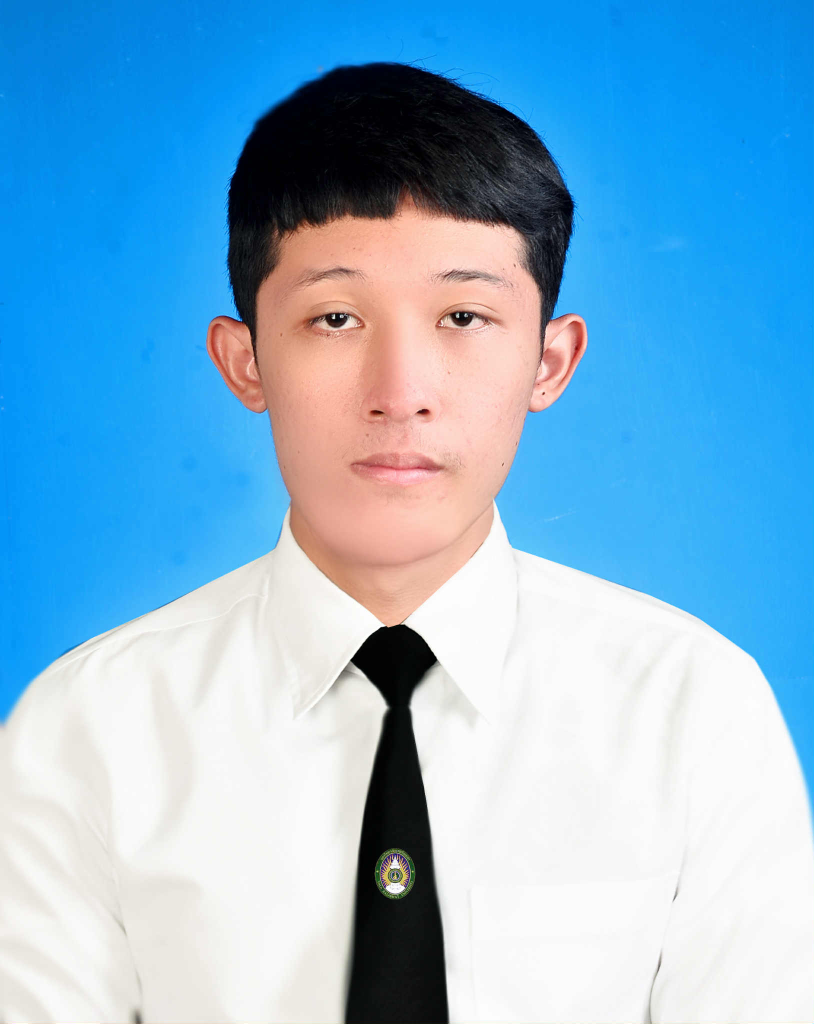
#> input picture uploads/7832e329-5e2c-4012-8c99-ca5167f992d2.jpg, 1628 x 2047 px (shown at 1/2 size)
$ python -i utils.py   (imports and definitions only)
#> lines starting #> are read from the running program, lines starting #| are printed output that depends on the picture
import cv2
import numpy as np
import os
from numpy.linalg import norm

def read_image(path):
    if not os.path.exists(path):
        return None

    data = np.fromfile(path, dtype=np.uint8)
    img = cv2.imdecode(data, cv2.IMREAD_COLOR)
    return img

def get_embedding(img):
    img = cv2.resize(img, (100, 100))
    hist = cv2.calcHist([img], [0,1,2], None, [8,8,8], [0,256]*3)
    hist = cv2.normalize(hist, hist).flatten()
    return hist

def cosine_similarity(a, b):
    return float(a @ b / (norm(a) * norm(b)))

>>> import cv2
>>> picture = cv2.imread('../uploads/7832e329-5e2c-4012-8c99-ca5167f992d2.jpg')
#> picture is the input picture: shape (2047, 1628, 3); mean B, G, R 213.3, 180, 130.9
>>> result = get_embedding(picture)
#> in get_embedding, `img = cv2.resize(img, (100, 100))`:
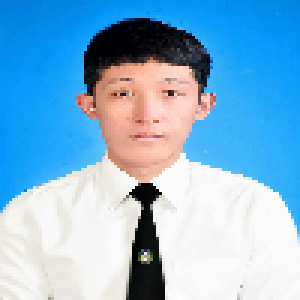
#> img: shape (100, 100, 3) (shown 3 times larger); mean of channels 0, 1, 2 213.2, 179.9, 130.8; drawn as B, G, R
#> in get_embedding, `hist = cv2.normalize(hist, hist).flatten()`: hist = 512 values, max 0.812 at index 511, min 0 at index 2, mean 0.00458
#> result has the same summary as hist in get_embedding
